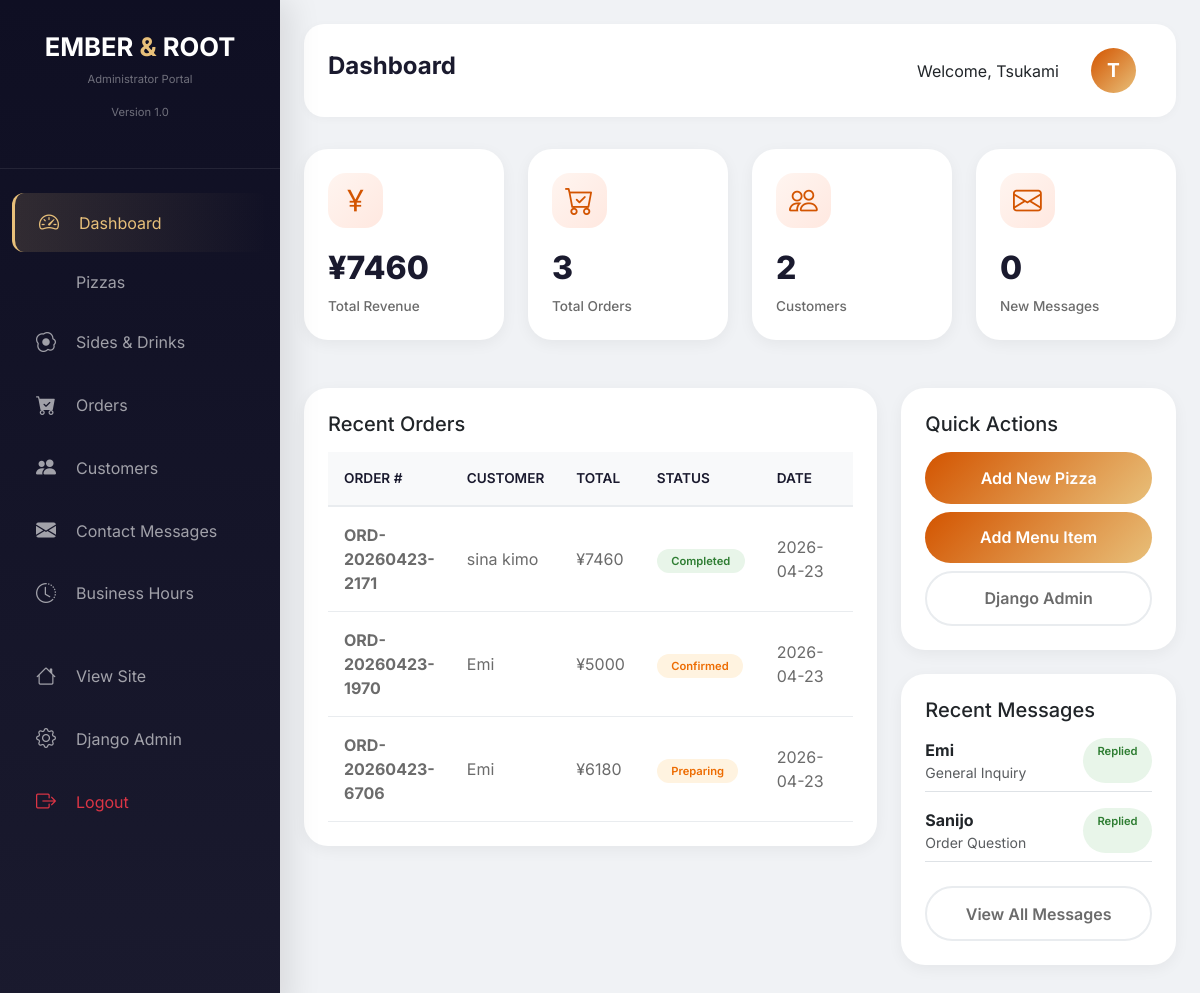
/admin-dashboard/ (signed in), run on the app's committed database.
### ember_rootapp/models.py (models this page shows, shortened)
class User(AbstractUser):
    USER_TYPE_CHOICES = (
        ('customer', 'Customer'),
        ('admin', 'Admin'),
    )
    username = models.CharField(max_length=150, unique=True, blank=True, null=True)
    email = models.EmailField(unique=True)
    user_type = models.CharField(max_length=10, choices=USER_TYPE_CHOICES, default='customer')
    phone = models.CharField(max_length=20, blank=True, null=True)
    avatar = models.CharField(max_length=1, blank=True, null=True)
    created_at = models.DateTimeField(auto_now_add=True)
    updated_at = models.DateTimeField(auto_now=True)
    last_login_at = models.DateTimeField(null=True, blank=True)
    email_notifications = models.BooleanField(default=True)
    sms_notifications = models.BooleanField(default=False)
    objects = UserManager()
    USERNAME_FIELD = 'email'
    REQUIRED_FIELDS = []
    class Meta:
        db_table = 'users'
        verbose_name = 'User'
        verbose_name_plural = 'Users'
        ordering = ['-created_at']
    def get_full_name(self):
        if self.first_name:
            if self.last_name:
                return f"{self.first_name} {self.last_name}"
            return self.first_name
        return self.email
    def get_avatar_initial(self):
        if self.first_name:
            return self.first_name[0].upper()
        return self.email[0].upper()
    @property
    def is_admin_user(self):
        return self.user_type == 'admin' or self.is_superuser

class Order(models.Model):
    STATUS_CHOICES = (
        ('pending', 'Pending'),
        ('confirmed', 'Confirmed'),
        ('preparing', 'Preparing'),
        ('ready', 'Ready for Pickup'),
        ('completed', 'Completed'),
        ('cancelled', 'Cancelled'),
    )
    user = models.ForeignKey(User, on_delete=models.CASCADE, related_name='orders')
    order_number = models.CharField(max_length=20, unique=True)
    status = models.CharField(max_length=20, choices=STATUS_CHOICES, default='pending')
    items = models.JSONField(default=list)  # Store cart items as JSON
    subtotal = models.IntegerField(default=0)
    total = models.IntegerField(default=0)
    pickup_time = models.DateTimeField(null=True, blank=True)
    special_instructions = models.TextField(blank=True, null=True)
    created_at = models.DateTimeField(auto_now_add=True)
    updated_at = models.DateTimeField(auto_now=True)
    completed_at = models.DateTimeField(null=True, blank=True)
    class Meta:
        db_table = 'orders'
        ordering = ['-created_at']

class ContactMessage(models.Model):
    SUBJECT_CHOICES = (
        ('general', 'General Inquiry'),
        ('order', 'Order Question'),
        ('group', 'Group Booking (10+ people)'),
        ('farm', 'Farm Partnership'),
        ('other', 'Other'),
    )
    STATUS_CHOICES = (
        ('new', 'New'),
        ('read', 'Read'),
        ('replied', 'Replied'),
        ('archived', 'Archived'),
    )
    name = models.CharField(max_length=100)
    email = models.EmailField()
    subject = models.CharField(max_length=20, choices=SUBJECT_CHOICES, default='general')
    message = models.TextField()
    status = models.CharField(max_length=20, choices=STATUS_CHOICES, default='new')
    read_by_user = models.BooleanField(default=False)
    user = models.ForeignKey(User, on_delete=models.SET_NULL, null=True, blank=True, related_name='contact_messages')
    ip_address = models.GenericIPAddressField(null=True, blank=True)
    user_agent = models.TextField(blank=True)
    reply = models.TextField(blank=True, null=True)
    replied_by = models.ForeignKey(User, on_delete=models.SET_NULL, null=True, blank=True, related_name='replied_messages')
    replied_at = models.DateTimeField(null=True, blank=True)
    created_at = models.DateTimeField(auto_now_add=True)
    updated_at = models.DateTimeField(auto_now=True)
    class Meta:
        db_table = 'contact_messages'
        ordering = ['-created_at']
        verbose_name = 'Contact Message'
        verbose_name_plural = 'Contact Messages'

### ember_rootapp/views.py (the view)
# urls.py: path('admin-dashboard/', views.admin_dashboard, name='admin_dashboard'),
@login_required
def admin_dashboard(request):
    if not is_admin(request.user):
        messages.error(request, 'Access denied.')
        return redirect('dashboard')
    section = request.GET.get('section', 'dashboard')
    total_orders = Order.objects.count()
    total_revenue = Order.objects.filter(status='completed').aggregate(total=Sum('total'))['total'] or 0
    total_customers = User.objects.filter(user_type='customer').count()
    new_messages = ContactMessage.objects.filter(status='new').count()
    recent_orders = Order.objects.order_by('-created_at')[:5]
    recent_messages = ContactMessage.objects.order_by('-created_at')[:3]
    pizzas = Pizza.objects.all().order_by('category', 'name')
    sides = MenuItem.objects.filter(category='sides').order_by('display_order', 'name')
    drinks = MenuItem.objects.filter(category='drinks').order_by('display_order', 'name')
    all_orders = Order.objects.order_by('-created_at')[:20]
    customers = User.objects.filter(user_type='customer').order_by('-created_at')[:20]
    all_messages = ContactMessage.objects.order_by('-created_at')[:20]
    context = {
        'section': section,
        'total_orders': total_orders,
        'total_revenue': total_revenue,
        'total_customers': total_customers,
        'new_messages': new_messages,
        'recent_orders': recent_orders,
        'recent_messages': recent_messages,
        'pizzas': pizzas,
        'sides': sides,
        'drinks': drinks,
        'all_orders': all_orders,
        'customers': customers,
        'all_messages': all_messages,
    }
    return render(request, 'ember_rootapp/admin/dashboard.html', context)

### ember_rootapp/views.py (called while the page is built)
def is_admin(user):
    return user.is_authenticated and (user.is_admin_user or user.is_superuser)

### ember_rootapp/templates/ember_rootapp/admin/dashboard.html (shortened to what this page needs)
{% load static %}
<!DOCTYPE html>
<html lang="en">
<head>
    <link href="https://cdn.jsdelivr.net/npm/bootstrap@5.3.2/dist/css/bootstrap.min.css" rel="stylesheet">
    <link rel="stylesheet" href="https://cdn.jsdelivr.net/npm/bootstrap-icons@1.11.3/font/bootstrap-icons.min.css">
    <link rel="stylesheet" href="https://unpkg.com/leaflet@1.9.4/dist/leaflet.css" />
</head>
<body>
<div class="admin-sidebar" id="adminSidebar">
    <div class="sidebar-brand">
        <h3>EMBER <span>&</span> ROOT</h3>
        <p>Administrator Portal</p>
        <p>Version 1.0</p>
    </div>
    <div class="sidebar-nav">
        <div class="nav-item-admin"><a class="nav-link-admin active" data-section="dashboard"><i class="bi bi-speedometer2"></i> Dashboard</a></div>
        <div class="nav-item-admin"><a class="nav-link-admin" data-section="pizzas"> Pizzas</a></div>
        <div class="nav-item-admin"><a class="nav-link-admin" data-section="menu_items"><i class="bi bi-egg-fried"></i> Sides & Drinks</a></div>
        <div class="nav-item-admin"><a class="nav-link-admin" data-section="orders"><i class="bi bi-cart-check-fill"></i> Orders</a></div>
        <div class="nav-item-admin"><a class="nav-link-admin" data-section="customers"><i class="bi bi-people-fill"></i> Customers</a></div>
        <div class="nav-item-admin"><a class="nav-link-admin" data-section="messages"><i class="bi bi-envelope-fill"></i> Contact Messages</a></div>
        <div class="nav-item-admin"><a class="nav-link-admin" data-section="hours"><i class="bi bi-clock-history"></i> Business Hours</a></div>
        <div class="nav-item-admin mt-4"><a href="{% url 'index' %}" class="nav-link-admin"><i class="bi bi-house"></i> View Site</a></div>
        <div class="nav-item-admin"><a href="{% url 'admin:index' %}" class="nav-link-admin"><i class="bi bi-gear"></i> Django Admin</a></div>
        <div class="nav-item-admin"><a href="#" class="nav-link-admin text-danger" data-action="logout"><i class="bi bi-box-arrow-right"></i> Logout</a></div>
    </div>
</div>
<div class="admin-main">
    <div class="top-bar">
        <h2 class="page-title" id="pageTitle">Dashboard</h2>
        <div class="d-flex align-items-center gap-3">
            <span>Welcome, {{ user.first_name|default:user.email }}</span>
            <div class="admin-profile">
                <div class="admin-avatar">{{ user.get_avatar_initial }}</div>
            </div>
        </div>
    </div>
    <div id="dashboard" class="section-content active">
        <div class="row g-4">
            <div class="col-md-3 col-sm-6">
                <div class="stat-card">
                    <div class="stat-icon"><i class="bi bi-currency-yen"></i></div>
                    <div class="stat-value">¥{{ total_revenue|floatformat:0|default:"0" }}</div>
                    <div class="stat-label">Total Revenue</div>
                </div>
            </div>
            <div class="col-md-3 col-sm-6">
                <div class="stat-card">
                    <div class="stat-icon"><i class="bi bi-cart-check"></i></div>
                    <div class="stat-value">{{ total_orders|default:"0" }}</div>
                    <div class="stat-label">Total Orders</div>
                </div>
            </div>
            <div class="col-md-3 col-sm-6">
                <div class="stat-card">
                    <div class="stat-icon"><i class="bi bi-people"></i></div>
                    <div class="stat-value">{{ total_customers|default:"0" }}</div>
                    <div class="stat-label">Customers</div>
                </div>
            </div>
            <div class="col-md-3 col-sm-6">
                <div class="stat-card">
                    <div class="stat-icon"><i class="bi bi-envelope"></i></div>
                    <div class="stat-value">{{ new_messages|default:"0" }}</div>
                    <div class="stat-label">New Messages</div>
                </div>
            </div>
        </div>
        <div class="row mt-4">
            <div class="col-lg-8">
                <div class="data-table">
                    <h5 class="mb-3">Recent Orders</h5>
                    <div class="table-responsive">
                        <table class="table-custom">
                            <thead><tr><th>Order #</th><th>Customer</th><th>Total</th><th>Status</th><th>Date</th><th>Actions</th></tr></thead>
                            <tbody>
                                {% for order in recent_orders %}
                                <tr>
                                    <td><strong>{{ order.order_number }}</strong></td>
                                    <td>{{ order.user.get_full_name|default:order.user.email }}</td>
                                    <td>¥{{ order.total|floatformat:0 }}</td>
                                    <td><span class="badge-status badge-{{ order.status }}">{{ order.get_status_display }}</span></td>
                                    <td>{{ order.created_at|date:"Y-m-d" }}</td>
                                    <td>
                                    </td>
                                </tr>
                                {% empty %}
                                <tr><td colspan="6" class="text-center py-3 text-muted">No orders yet</td></tr>
                                {% endfor %}
                            </tbody>
                        </table>
                    </div>
                </div>
            </div>
            <div class="col-lg-4">
                <div class="data-table">
                    <h5 class="mb-3">Quick Actions</h5>
                    <button class="btn-primary-custom w-100 mb-2" data-action="show-pizzas">Add New Pizza</button>
                    <button class="btn-primary-custom w-100 mb-2" data-action="show-menu-items">Add Menu Item</button>
                    <a href="{% url 'admin:index' %}" class="btn-secondary-custom w-100 text-center">Django Admin</a>
                </div>
                <div class="data-table mt-3">
                    <h5 class="mb-3">Recent Messages</h5>
                    {% for msg in recent_messages %}
                    <div class="d-flex justify-content-between mb-3 pb-2 border-bottom">
                        <div><strong>{{ msg.name }}</strong><div class="small text-muted">{{ msg.get_subject_display }}</div></div>
                        <span class="badge-status badge-{{ msg.status }}">{{ msg.get_status_display }}</span>
                    </div>
                    {% empty %}
                    <p class="text-muted text-center py-2">No messages</p>
                    {% endfor %}
                    <button class="btn-secondary-custom w-100 mt-2" data-action="show-messages">View All Messages</button>
                </div>
            </div>
        </div>
    </div>
</div>
</body>
</html>

### ember_rootapp/templates/ember_rootapp/admin/dashboard.html (style rules this page uses)
* { margin: 0; padding: 0; box-sizing: border-box; }
body { font-family: 'Inter', sans-serif; background: #f0f2f5; overflow-x: hidden; }
.admin-sidebar { position: fixed; left: 0; top: 0; width: 280px; height: 100%; background: linear-gradient(180deg, #0f0f23 0%, #1a1a2e 100%); z-index: 1000; transition: all 0.4s ease; box-shadow: 10px 0 30px rgba(0,0,0,0.1); overflow-y: auto; }
.sidebar-brand { padding: 2rem 1.5rem; text-align: center; border-bottom: 1px solid rgba(255,255,255,0.08); }
.sidebar-brand h3 { font-size: 1.6rem; font-weight: 700; color: white; margin: 0; }
.sidebar-brand span { color: #E8C07A; }
.sidebar-brand p { color: rgba(255,255,255,0.4); font-size: 0.7rem; margin-top: 0.5rem; }
.sidebar-nav { padding: 1.5rem 0; }
.nav-item-admin { margin-bottom: 0.25rem; }
.nav-link-admin { display: flex; align-items: center; gap: 1rem; padding: 0.9rem 1.5rem; color: rgba(255,255,255,0.6); text-decoration: none; transition: all 0.3s ease; margin: 0 0.75rem; border-radius: 12px; cursor: pointer; }
.nav-link-admin.active { color: #E8C07A; background: linear-gradient(90deg, rgba(232,192,122,0.15), transparent); border-left: 3px solid #E8C07A; }
.nav-link-admin i { font-size: 1.25rem; width: 24px; }
.admin-main { margin-left: 280px; padding: 1.5rem; min-height: 100vh; transition: all 0.4s ease; }
.top-bar { background: white; padding: 1rem 1.5rem; border-radius: 20px; margin-bottom: 2rem; display: flex; justify-content: space-between; align-items: center; box-shadow: 0 2px 10px rgba(0,0,0,0.03); }
.page-title { font-size: 1.5rem; font-weight: 700; color: #1a1a2e; }
.admin-profile { display: flex; align-items: center; gap: 1rem; cursor: pointer; padding: 0.5rem 1rem; border-radius: 50px; }
.admin-avatar { width: 45px; height: 45px; background: linear-gradient(135deg, #D35400, #E8C07A); border-radius: 50%; display: flex; align-items: center; justify-content: center; color: white; font-weight: 700; font-size: 1.2rem; }
.stat-card { background: white; border-radius: 24px; padding: 1.5rem; margin-bottom: 1.5rem; box-shadow: 0 4px 15px rgba(0,0,0,0.05); transition: all 0.3s ease; }
.stat-icon { width: 55px; height: 55px; background: linear-gradient(135deg, #FFF5F0, #FFE8E0); border-radius: 18px; display: flex; align-items: center; justify-content: center; margin-bottom: 1rem; }
.stat-icon i { font-size: 1.8rem; color: #D35400; }
.stat-value { font-size: 2rem; font-weight: 800; color: #1a1a2e; margin-bottom: 0.25rem; }
.stat-label { color: #6B6B6B; font-size: 0.85rem; font-weight: 500; }
.data-table { background: white; border-radius: 24px; padding: 1.5rem; box-shadow: 0 4px 15px rgba(0,0,0,0.05); margin-bottom: 1.5rem; }
.table-custom { width: 100%; border-collapse: collapse; }
.table-custom th { text-align: left; padding: 1rem; background: #f8f9fa; font-weight: 600; color: #1a1a2e; border-bottom: 2px solid #e9ecef; font-size: 0.85rem; text-transform: uppercase; }
.table-custom td { padding: 1rem; border-bottom: 1px solid #e9ecef; color: #6B6B6B; }
.badge-status { padding: 0.3rem 0.9rem; border-radius: 50px; font-size: 0.7rem; font-weight: 600; }
.badge-completed { background: #e8f5e9; color: #2e7d32; }
.badge-pending, .badge-confirmed, .badge-preparing, .badge-ready { background: #fff3e0; color: #ed6c02; }
.badge-replied { background: #e8f5e9; color: #2e7d32; }
.btn-primary-custom { background: linear-gradient(135deg, #D35400, #E8C07A); border: none; padding: 0.85rem 1.5rem; color: white; font-weight: 600; border-radius: 50px; cursor: pointer; transition: all 0.3s; text-decoration: none; display: inline-block; }
.btn-secondary-custom { background: transparent; border: 2px solid #e9ecef; padding: 0.85rem 1.5rem; color: #6B6B6B; font-weight: 600; border-radius: 50px; cursor: pointer; transition: all 0.3s; text-decoration: none; display: inline-block; }
.section-content { display: none; }
.section-content.active { display: block; }

### data on the page
User: first_name "Tsukami", get_avatar_initial "T"
Order: order_number "ORD-20260423-2171", user.get_full_name "sina kimo", total "7460", status "Completed", created_at "2026-04-23"
Order: order_number "ORD-20260423-1970", user.get_full_name "Emi", total "5000", status "Confirmed", created_at "2026-04-23"
Order: order_number "ORD-20260423-6706", user.get_full_name "Emi", total "6180", status "Preparing", created_at "2026-04-23"
ContactMessage: name "Emi", subject "General Inquiry", status "Replied"
ContactMessage: name "Sanijo", subject "Order Question", status "Replied"

### other printed values
{{ total_revenue|floatformat:0|default:"0" }} "7460"
{{ total_orders|default:"0" }} "3"
{{ total_customers|default:"0" }} "2"
{{ new_messages|default:"0" }} "0"
